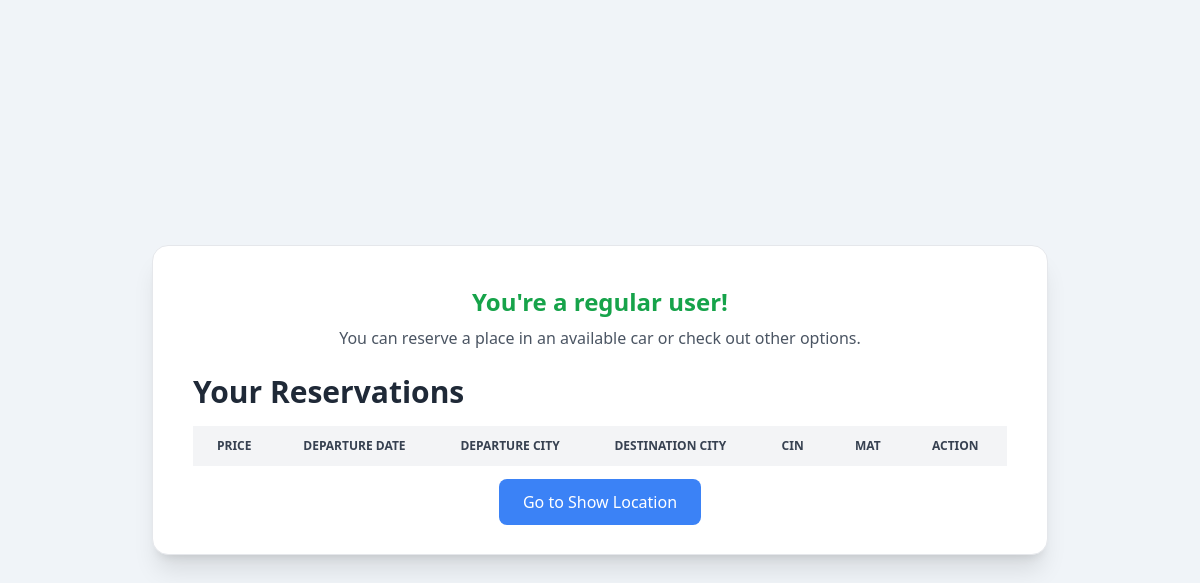
/view/LocationMade.php (signed in), run on an earlier commit of the app's database.
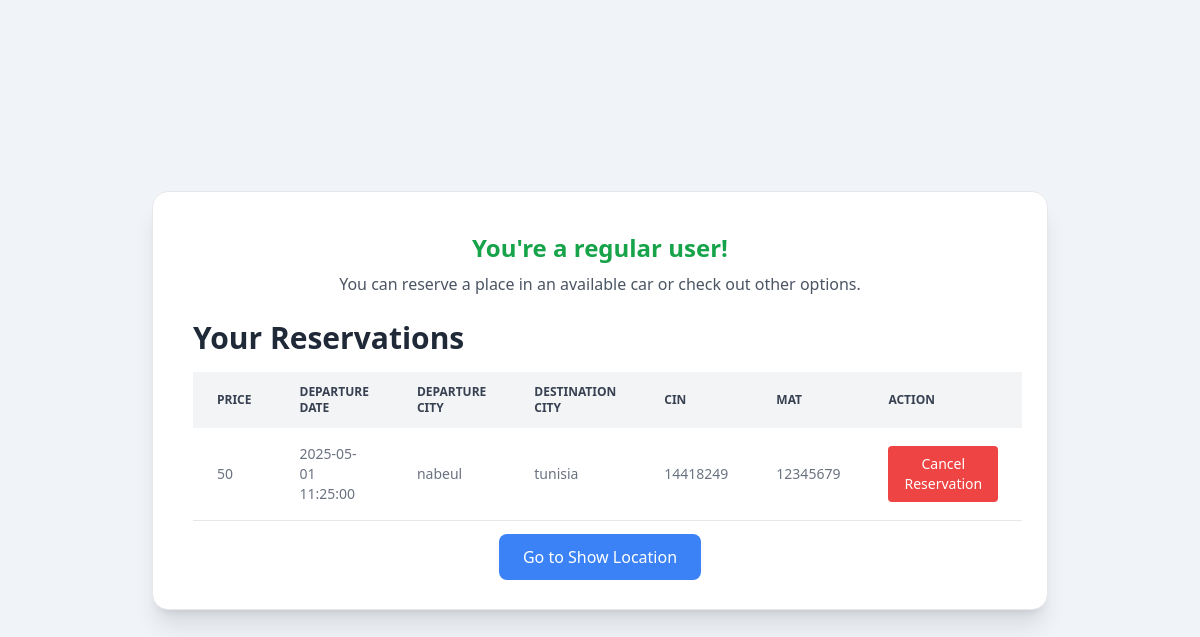
And on a later commit of the database.
### tables this page shows
CREATE TABLE `location` (
  `idlocation` int(11) NOT NULL,
  `nbplace` int(11) NOT NULL,
  `prix` int(3) NOT NULL,
  `datedepare` datetime NOT NULL,
  `villedepare` varchar(20) NOT NULL,
  `villefin` varchar(20) NOT NULL,
  `Cin` int(11) NOT NULL,
  `mat` int(11) NOT NULL
);

### DataBase/connexion.php (called while the page is built, shortened)
<?php
abstract class Connexion {
function __construct()
    {
        $this->pdo =new PDO('mysql:host=localhost;dbname=covoiturage','root','');
    }
}
?>

### controllers/AccountController.php (called while the page is built, shortened)
<?php
include_once('../database/connexion.php');
class AccountController extends Connexion
{
    public function selectRole($username)
    {
        $stmt = $this->pdo->prepare("SELECT role FROM user WHERE username = ?");
        $stmt->execute([$username]);
        $result = $stmt->fetch(PDO::FETCH_ASSOC);
        return $result['role'];
    }
    public function getPlaceResbyUsername($username)
    {
        $stmt = $this->pdo->prepare("SELECT placeRes FROM user WHERE username = ?");
        $stmt->execute([$username]);
        $placeRes = $stmt->fetchColumn();
        return $placeRes;
    }
}
?>

### controllers/LocationController.php (called while the page is built, shortened)
<?php
include_once('../database/connexion.php');
class LocationController extends Connexion
{
    public function showReservation($mat)
    {
        $stmt = $this->pdo->prepare("SELECT prix, datedepare, villedepare, villefin, cin, mat  FROM location WHERE mat = ?");
        $stmt->execute([$mat]);
        $userInfo = $stmt->fetchAll(PDO::FETCH_ASSOC);
        return $userInfo;
    }
}

### view/LocationMade.php (the view, shortened to what this page needs)
<?php
require_once('../controllers/AccountController.php');
require_once('../models/Account.php');
require_once('../controllers/LocationController.php');
$username = $_SESSION['username'];
$AC = new AccountController();
$LC = new LocationController();
$role = $AC->selectRole($username);
$mat = $AC->getPlaceResbyUsername($username);
?>
<!DOCTYPE html>
<html lang="en">
<head>
    <script src="https://cdn.tailwindcss.com"></script>
</head>
<body class="bg-[#f0f4f8] min-h-screen flex items-center justify-center p-6 font-sans">
    <div class="bg-white w-full max-w-4xl rounded-2xl shadow-xl p-8 md:p-10 border border-gray-200">
        <div class="mb-6 text-center">
            <?php if ($role == 'owner'): ?>
                <h2 class="text-2xl font-semibold text-blue-600">As an owner, you can reserve a place in another car if needed!</h2>
                <p class="text-gray-600 mt-2">In case your car is unavailable, feel free to reserve a place in another vehicle.</p>
            <?php else: ?>
                <h2 class="text-2xl font-semibold text-green-600">You're a regular user!</h2>
                <p class="text-gray-600 mt-2">You can reserve a place in an available car or check out other options.</p>
            <?php endif; ?>
        </div>
        <h1 class="text-3xl font-semibold text-gray-800 mb-4">Your Reservations</h1>
        <table class="table-auto w-full text-sm text-left text-gray-500 border-collapse">
            <thead class="text-xs text-gray-700 uppercase bg-gray-100">
                <tr>
                    <th class="px-6 py-3">Price</th>
                    <th class="px-6 py-3">Departure Date</th>
                    <th class="px-6 py-3">Departure City</th>
                    <th class="px-6 py-3">Destination City</th>
                    <th class="px-6 py-3">CIN</th>
                    <th class="px-6 py-3">Mat</th>
                    <th class="px-6 py-3">Action</th>
                </tr>
            </thead>
            <tbody>
                <?php
                $showReservation = $LC->showReservation($mat);
                foreach ($showReservation as $location) {
                    echo "<tr class='border-b border-gray-200'>";
                    echo "<td class='px-6 py-4'>" . $location['prix'] . "</td>";
                    echo "<td class='px-6 py-4'>" . $location['datedepare'] . "</td>";
                    echo "<td class='px-6 py-4'>" . $location['villedepare'] . "</td>";
                    echo "<td class='px-6 py-4'>" . $location['villefin'] . "</td>";
                    echo "<td class='px-6 py-4'>" . $location['cin'] . "</td>";
                    echo "<td class='px-6 py-4'>" . $location['mat'] . "</td>";
                    echo "<td class='px-6 py-4'>";
                    echo "<form method='POST' action='deleteReservation.php'>";
                    echo "<button type='submit' class='btn bg-red-500 text-white py-2 px-4 rounded hover:bg-red-600'>Cancel Reservation</button>";
                    echo "</form>";
                    echo "</td>";
                    echo "</tr>";
                }
                ?>
            </tbody>
        </table>
        <div class="mt-6 text-center">
            <a href="showlocation.php" class="btn bg-blue-500 text-white py-3 px-6 rounded-lg hover:bg-blue-600">Go to Show Location</a>
        </div>
    </div>
</body>
</html>

What changed in the data, as far as the page shows it:
added location: prix "50", datedepare "2025-05-01 11:25:00", villedepare "nabeul", villefin "tunisia", Cin "14418249", mat "12345679"
